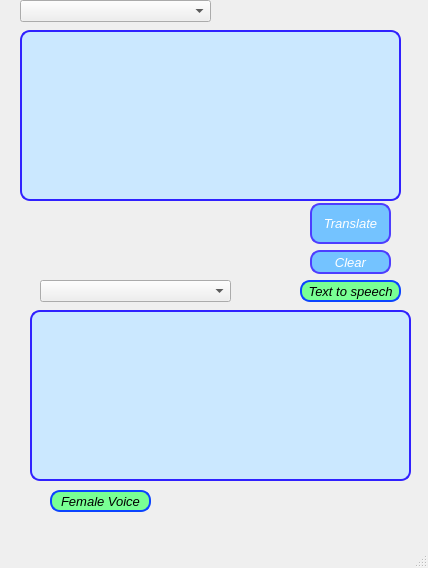
<?xml version="1.0" encoding="UTF-8"?>
<ui version="4.0">
 <class>MainWindow</class>
 <widget class="QMainWindow" name="MainWindow">
  <property name="geometry">
   <rect>
    <x>0</x>
    <y>0</y>
    <width>428</width>
    <height>568</height>
   </rect>
  </property>
  <property name="windowTitle">
   <string>MainWindow</string>
  </property>
  <widget class="QWidget" name="centralwidget">
   <widget class="QPushButton" name="pushButton">
    <property name="geometry">
     <rect>
      <x>310</x>
      <y>203</y>
      <width>81</width>
      <height>41</height>
     </rect>
    </property>
    <property name="font">
     <font>
      <pointsize>10</pointsize>
      <italic>true</italic>
     </font>
    </property>
    <property name="styleSheet">
     <string notr="true">QPushButton{
border : 2px solid rgb(77, 61, 255);
background-color : rgb(116, 195, 255);
border-radius : 10px;
color : white
}

QPushButton:hover{
background-color: rgb(84, 78, 255);
border: 3px solid  rgb(203, 232, 255);
font-size: 14px;
}</string>
    </property>
    <property name="text">
     <string>Translate</string>
    </property>
   </widget>
   <widget class="QComboBox" name="comboBox">
    <property name="geometry">
     <rect>
      <x>20</x>
      <y>0</y>
      <width>191</width>
      <height>22</height>
     </rect>
    </property>
   </widget>
   <widget class="QPushButton" name="pushButton_2">
    <property name="geometry">
     <rect>
      <x>310</x>
      <y>250</y>
      <width>81</width>
      <height>24</height>
     </rect>
    </property>
    <property name="font">
     <font>
      <pointsize>10</pointsize>
      <italic>true</italic>
     </font>
    </property>
    <property name="styleSheet">
     <string notr="true">QPushButton{
border : 2px solid rgb(77, 61, 255);
background-color : rgb(116, 195, 255);
border-radius : 10px;
color : white
}

QPushButton:hover{
background-color: rgb(84, 78, 255);
border: 3px solid  rgb(203, 232, 255);
font-size: 14px;
}</string>
    </property>
    <property name="text">
     <string>Clear</string>
    </property>
   </widget>
   <widget class="QComboBox" name="comboBox_2">
    <property name="geometry">
     <rect>
      <x>40</x>
      <y>280</y>
      <width>191</width>
      <height>22</height>
     </rect>
    </property>
   </widget>
   <widget class="QLineEdit" name="lineEdit">
    <property name="geometry">
     <rect>
      <x>20</x>
      <y>30</y>
      <width>381</width>
      <height>171</height>
     </rect>
    </property>
    <property name="styleSheet">
     <string notr="true">QLineEdit{
    color : black;
    font-size: 14px;
	background-color:  rgb(203, 232, 255);
    border : 2px solid rgb(48, 33, 255);
    border-radius : 10px;
   
}

QLineEdit:focus{
border: 2px solid rgb(247, 26, 255)
}</string>
    </property>
   </widget>
   <widget class="QLineEdit" name="lineEdit_2">
    <property name="geometry">
     <rect>
      <x>30</x>
      <y>310</y>
      <width>381</width>
      <height>171</height>
     </rect>
    </property>
    <property name="styleSheet">
     <string notr="true">QLineEdit{
	background-color:  rgb(203, 232, 255);
    border : 2px solid rgb(48, 33, 255);
    border-radius : 10px;
    color : black;
    font-size: 14px
   
}

QLineEdit:focus{
border: 2px solid rgb(247, 26, 255)
}</string>
    </property>
   </widget>
   <widget class="QPushButton" name="pushButton_3">
    <property name="geometry">
     <rect>
      <x>300</x>
      <y>280</y>
      <width>101</width>
      <height>22</height>
     </rect>
    </property>
    <property name="font">
     <font>
      <pointsize>10</pointsize>
      <italic>true</italic>
     </font>
    </property>
    <property name="styleSheet">
     <string notr="true">QPushButton{
border : 2px solid rgb(11, 68, 255);
background-color : rgb(121, 255, 148);
border-radius : 10px;
color : black
}

QPushButton:hover{
background-color: rgb(84, 78, 255);
border: 3px solid  rgb(203, 232, 255);
font-size: 14px;
color : white
}</string>
    </property>
    <property name="text">
     <string>Text to speech</string>
    </property>
   </widget>
   <widget class="QPushButton" name="pushButton_4">
    <property name="geometry">
     <rect>
      <x>50</x>
      <y>490</y>
      <width>101</width>
      <height>22</height>
     </rect>
    </property>
    <property name="font">
     <font>
      <pointsize>10</pointsize>
      <italic>true</italic>
     </font>
    </property>
    <property name="styleSheet">
     <string notr="true">QPushButton{
border : 2px solid rgb(11, 68, 255);
background-color : rgb(121, 255, 148);
border-radius : 10px;
color : black
}

QPushButton:hover{
background-color: rgb(84, 78, 255);
border: 3px solid  rgb(203, 232, 255);
font-size: 14px;
color : white
}</string>
    </property>
    <property name="text">
     <string>Female Voice</string>
    </property>
   </widget>
  </widget>
  <widget class="QMenuBar" name="menubar">
   <property name="geometry">
    <rect>
     <x>0</x>
     <y>0</y>
     <width>428</width>
     <height>22</height>
    </rect>
   </property>
  </widget>
  <widget class="QStatusBar" name="statusbar"/>
 </widget>
 <resources/>
 <connections/>
</ui>
